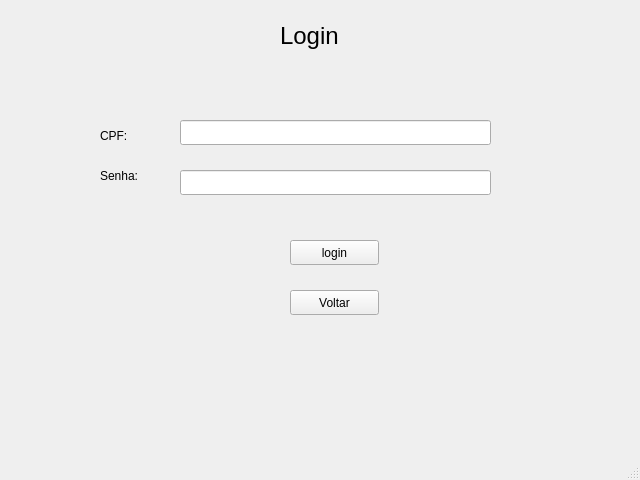
<?xml version="1.0" encoding="UTF-8"?>
<ui version="4.0">
 <class>MainWindow</class>
 <widget class="QMainWindow" name="MainWindow">
  <property name="geometry">
   <rect>
    <x>0</x>
    <y>0</y>
    <width>640</width>
    <height>480</height>
   </rect>
  </property>
  <property name="windowTitle">
   <string>MainWindow</string>
  </property>
  <widget class="QWidget" name="centralwidget">
   <widget class="QPushButton" name="pushButton">
    <property name="geometry">
     <rect>
      <x>290</x>
      <y>240</y>
      <width>89</width>
      <height>25</height>
     </rect>
    </property>
    <property name="text">
     <string>login</string>
    </property>
   </widget>
   <widget class="QLineEdit" name="lineEdit">
    <property name="geometry">
     <rect>
      <x>180</x>
      <y>120</y>
      <width>311</width>
      <height>25</height>
     </rect>
    </property>
   </widget>
   <widget class="QLineEdit" name="lineEdit_2">
    <property name="geometry">
     <rect>
      <x>180</x>
      <y>170</y>
      <width>311</width>
      <height>25</height>
     </rect>
    </property>
   </widget>
   <widget class="QLabel" name="label">
    <property name="geometry">
     <rect>
      <x>100</x>
      <y>120</y>
      <width>91</width>
      <height>31</height>
     </rect>
    </property>
    <property name="text">
     <string>CPF:</string>
    </property>
   </widget>
   <widget class="QLabel" name="label_2">
    <property name="geometry">
     <rect>
      <x>100</x>
      <y>160</y>
      <width>67</width>
      <height>31</height>
     </rect>
    </property>
    <property name="text">
     <string>Senha:</string>
    </property>
   </widget>
   <widget class="QLabel" name="label_3">
    <property name="geometry">
     <rect>
      <x>280</x>
      <y>10</y>
      <width>161</width>
      <height>51</height>
     </rect>
    </property>
    <property name="font">
     <font>
      <pointsize>18</pointsize>
     </font>
    </property>
    <property name="text">
     <string>Login</string>
    </property>
   </widget>
   <widget class="QPushButton" name="pushButton_2">
    <property name="geometry">
     <rect>
      <x>290</x>
      <y>290</y>
      <width>89</width>
      <height>25</height>
     </rect>
    </property>
    <property name="text">
     <string>Voltar</string>
    </property>
   </widget>
  </widget>
  <widget class="QMenuBar" name="menubar">
   <property name="geometry">
    <rect>
     <x>0</x>
     <y>0</y>
     <width>640</width>
     <height>21</height>
    </rect>
   </property>
  </widget>
  <widget class="QStatusBar" name="statusbar"/>
 </widget>
 <resources/>
 <connections/>
</ui>
